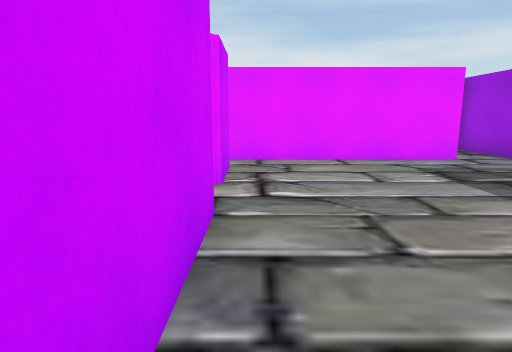
View 1 (above)

16 first-person views from a walk through a Unity game level. The camera is 1.3 m above the floor, tilts 10° down and sees 75° across. The floor is counted in squares, 1 m on a side. Each view is taken from the middle of a square. On the plan, view 1 faces up. The plan holds only what a view shows up to about 14 squares ahead; the rest is blank. The place goes on beyond the plan. The player is left out.

View 2
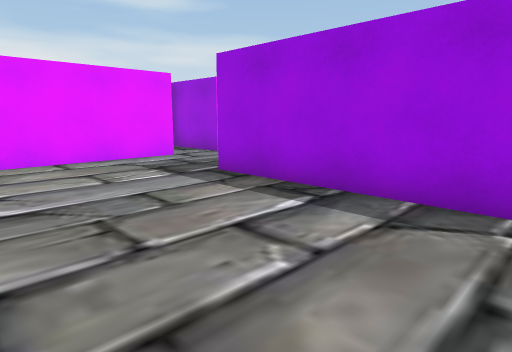

View 3
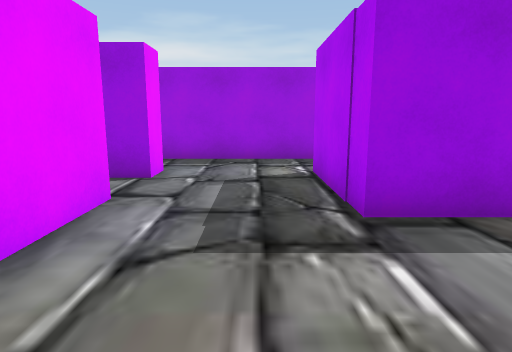

View 4
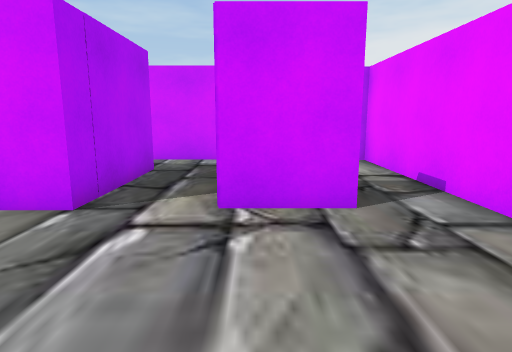

View 5
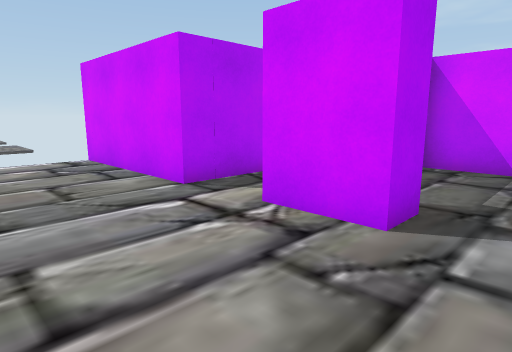

View 6
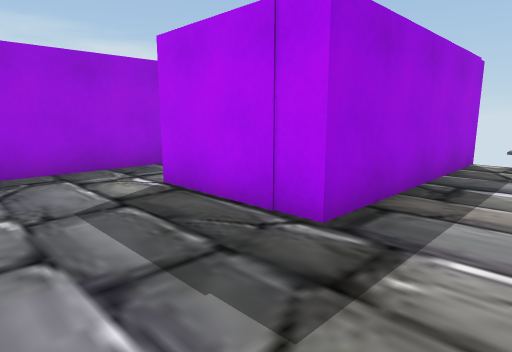

View 7
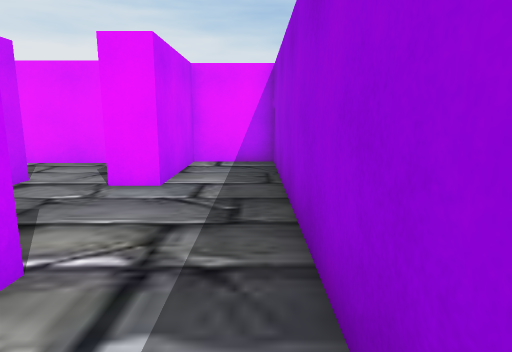

View 8
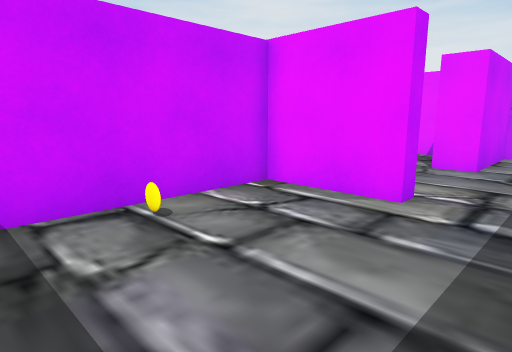

View 9
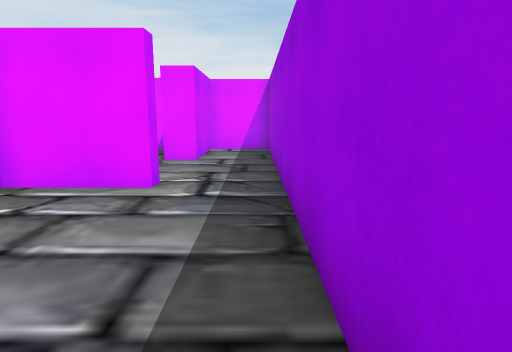

View 10
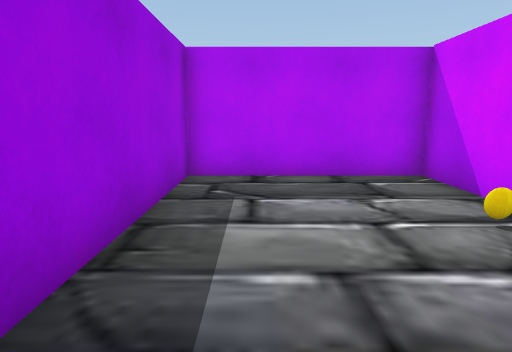

View 11
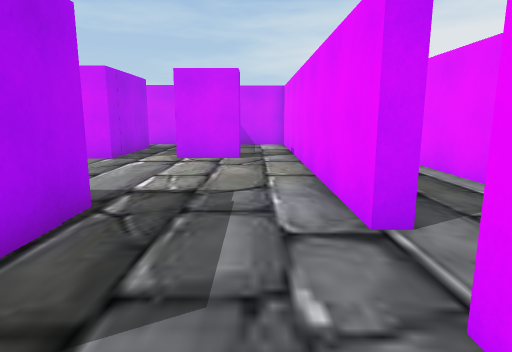

View 12
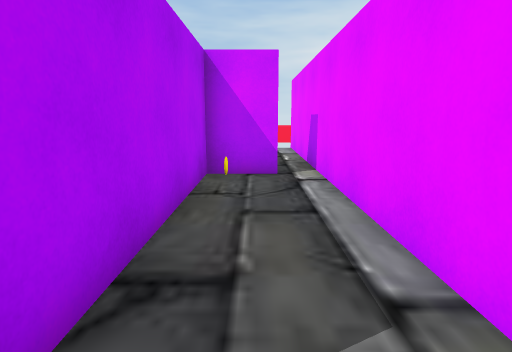

View 13
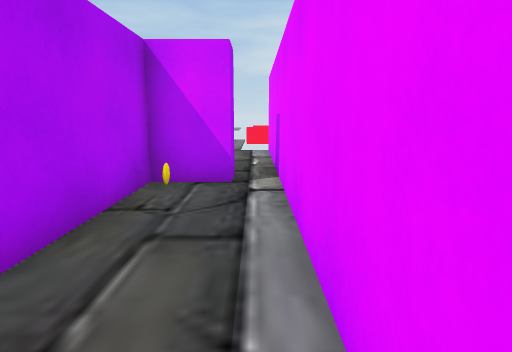

View 14
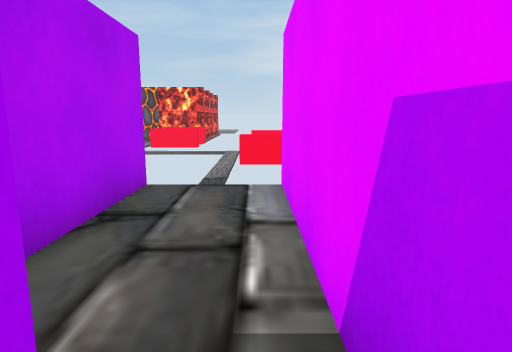

View 15
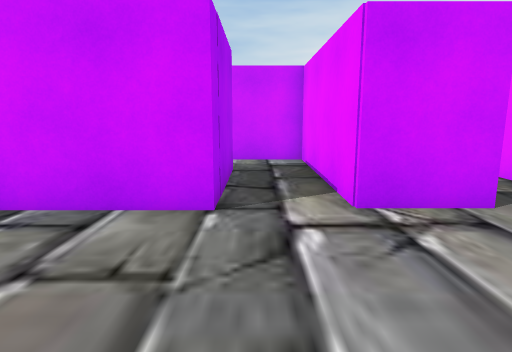

View 16
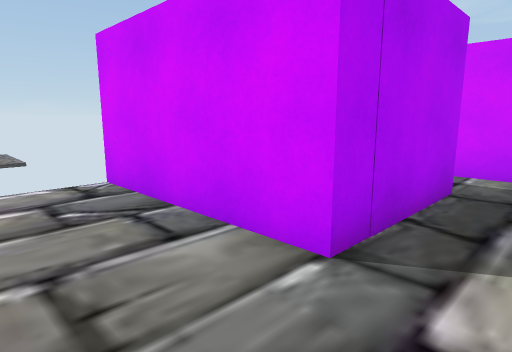

### Floor plan
Points are (right, up) in squares from view 1. A wall is a line through its corners. A room is listed if a view was taken in it or the views show most of it. See-through windows are left out.
Room 1 (views 1, 2, 3, 4, 5, 6, 10, 11, 15, 16)
walls: (-1.4, 6.4) (-6.3, 6.4) (-6.3, 3.8); (6.2, 10.3) (-6.3, 10.3) (-6.3, 6.9); (-4.4, 4.4) (-0.6, 4.4) (-0.6, -0.9); (5.2, -1) (5.2, 6.6) (9.2, 6.6) (9.2, 6.1); (11.5, 5.5) (11.5, 13.9) (9.2, 13.9) (9.2, 10.3) (8.2, 10.3)
ways out: opening at (10.5, 6) to room 2; opening at (7, 11) to room 3; opening at (-5.5, 4)
objects: purple block (-1, 7) to (-1, 8)
Room 2 (views 7, 8, 9)
walls: (9.2, 6.1) (6.2, 6.1) (6.2, -0.4) (11.5, -0.4) (11.5, 5.5)
ways out: opening at (10.5, 6) to room 1
Room 3 (views 12, 13, 14)
walls: (-0.5, 10.9) (5.8, 10.9); (6.2, 10.9) (6.2, 10.3); (7.4, 13.5) (-7.6, 13.5); (-7.5, 10.9) (-3.9, 10.9); (8.2, 10.3) (8.2, 13.5)
ways out: opening at (7, 11) to room 1; opening at (-7, 12)
objects: purple block (-1, 11) to (-1, 12)

Positions as (right, up) in squares from view 1, and headings:
1: (0, 0), facing up
2: (0, 0), facing up-right
3: (1, 8), facing right
4: (4, 7), facing left
5: (3, 10), facing down-left
6: (3, 10), facing down-right
7: (11, 4), facing up
8: (11, 1), facing up-left
9: (11, 0), facing up
10: (10, 7), facing down
11: (10, 9), facing left
12: (7, 12), facing left
13: (6, 13), facing left
14: (-1, 13), facing left
15: (4, 5), facing left
16: (2, 6), facing down-left
